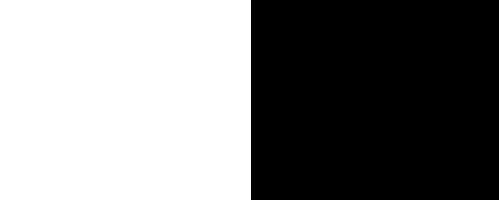
#> input picture images/rectangle.jpg, 499 x 200 px
$ python biwise_opa.py
#> lines starting #> are read from the running program, lines starting #| are printed output that depends on the picture; after the words box and inside, x2 and y2 are one past the last pixel; in counts of white or black regions, pixels touching at a corner belong together
import cv2
import numpy as np


img1 = np.zeros((250,500,3),np.uint8)
img1 = cv2.rectangle(img1,(200,0),(300,100),(255,255,255),-1)
img2 = cv2.imread('./images/rectangle.jpg')
#> img2 is the input picture: shape (200, 499, 3); min 0, max 255, mean 128.3

height, width, _ = img1.shape
img2 = cv2.resize(img2, (width, height))
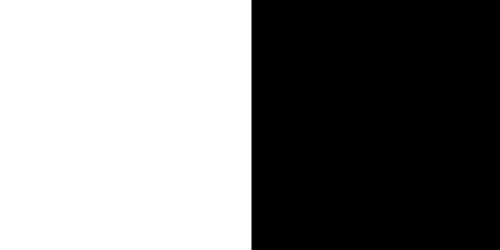
#> img2: shape (250, 500, 3); min 0, max 255, mean 128.3
#bitAnd = cv2.bitwise_and(img2,img1)
#bitOr = cv2.bitwise_or(img1,img2)
#bitXoo = cv2.bitwise_xor(img1,img2)  # T + T = F, F + F =F
bitNot = cv2.bitwise_not(img1,img2)
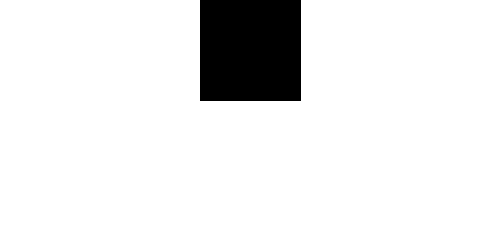
#> bitNot: shape (250, 500, 3); 91.8% white; 1 black region, box (x1, y1, x2, y2) and area: (200, 0, 301, 101) 10201

cv2.imshow('img1',img1)
cv2.imshow('img2',img2)
cv2.imshow('bitAnd',bitNot)

cv2.waitKey(0)
cv2.destroyAllWindows()
